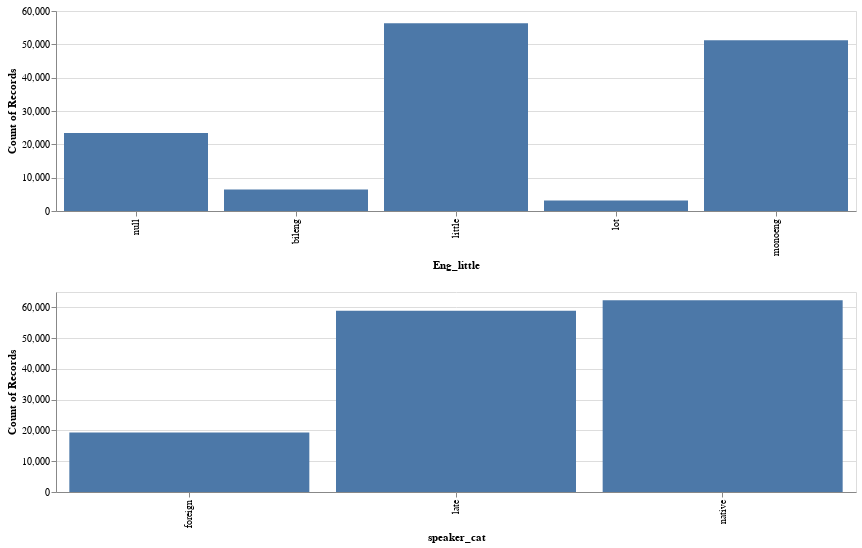

The code cell stored with this chart in its notebook:
### Code cell
alt.Chart(train_df).mark_bar().encode(
    x=alt.X(alt.repeat()),
    y="count()",
).properties(
    height=200, width=800
).repeat(categorical_feats, columns=1)

### Figure 1 — Vega specification as saved in the notebook (floating-point values rounded to 4 significant figures)
{"$schema": "https://vega.github.io/schema/vega/v5.json", "data": [{"name": "source_0"}, {"name": "data_0", "values": [{"Eng_little": "little", "__count": 56360}, {"Eng_little": "monoeng", "__count": 51251}, {"Eng_little": "bileng", "__count": 6436}, {"Eng_little": "lot", "__count": 3167}, {"Eng_little": null, "__count": 23380}]}, {"name": "data_1", "values": [{"__count": 58910, "speaker_cat": "late"}, {"__count": 62351, "speaker_cat": "native"}, {"__count": 19333, "speaker_cat": "foreign"}]}, {"name": "data_0_child__Eng_little_x_domain_Eng_little", "values": [{"Eng_little": "little"}, {"Eng_little": "monoeng"}, {"Eng_little": "bileng"}, {"Eng_little": "lot"}, {"Eng_little": null}]}, {"name": "data_0_child__Eng_little_y_domain___count", "values": [{"min": 3167, "max": 56360}]}, {"name": "data_1_child__speaker_cat_x_domain_speaker_cat", "values": [{"speaker_cat": "late"}, {"speaker_cat": "native"}, {"speaker_cat": "foreign"}]}, {"name": "data_1_child__speaker_cat_y_domain___count", "values": [{"min": 19333, "max": 62351}]}], "signals": [{"name": "childHeight", "value": 200}], "marks": [{"type": "group", "name": "child__Eng_little_group", "encode": {"update": {"height": {"signal": "childHeight"}, "width": {"signal": "width"}}}, "marks": [{"type": "rect", "name": "child__Eng_little_marks", "from": {"data": "data_0"}, "encode": {"update": {"ariaRoleDescription": {"value": "bar"}, "y": {"field": "__count", "scale": "child__Eng_little_y"}, "x": {"field": "Eng_little", "scale": "child__Eng_little_x"}, "width": {"signal": "max(0.25, bandwidth('child__Eng_little_x'))"}, "y2": {"value": 0, "scale": "child__Eng_little_y"}, "fill": {"value": "#4c78a8"}, "description": {"signal": "\"Eng_little: \" + (isValid(datum[\"Eng_little\"]) ? datum[\"Eng_little\"] : \"\"+datum[\"Eng_little\"]) + \"; Count of Records: \" + (format(datum[\"__count\"], \"\"))"}}}, "style": ["bar"]}], "axes": [{"scale": "child__Eng_little_y", "grid": true, "minExtent": 0, "aria": false, "zindex": 0, "maxExtent": 0, "labels": false, "domain": false, "orient": "left", "tickCount": {"signal": "ceil(childHeight/40)"}, "ticks": false, "gridScale": "child__Eng_little_x"}, {"scale": "child__Eng_little_x", "title": "Eng_little", "orient": "bottom", "grid": false, "labelBaseline": "middle", "zindex": 0, "labelAlign": "right", "labelAngle": 270}, {"scale": "child__Eng_little_y", "grid": false, "orient": "left", "tickCount": {"signal": "ceil(childHeight/40)"}, "zindex": 0, "labelOverlap": true, "title": "Count of Records"}], "style": "cell"}, {"type": "group", "name": "child__speaker_cat_group", "encode": {"update": {"width": {"signal": "width"}, "height": {"signal": "childHeight"}}}, "marks": [{"type": "rect", "name": "child__speaker_cat_marks", "from": {"data": "data_1"}, "encode": {"update": {"x": {"field": "speaker_cat", "scale": "child__speaker_cat_x"}, "ariaRoleDescription": {"value": "bar"}, "y": {"field": "__count", "scale": "child__speaker_cat_y"}, "width": {"signal": "max(0.25, bandwidth('child__speaker_cat_x'))"}, "y2": {"value": 0, "scale": "child__speaker_cat_y"}, "description": {"signal": "\"speaker_cat: \" + (isValid(datum[\"speaker_cat\"]) ? datum[\"speaker_cat\"] : \"\"+datum[\"speaker_cat\"]) + \"; Count of Records: \" + (format(datum[\"__count\"], \"\"))"}, "fill": {"value": "#4c78a8"}}}, "style": ["bar"]}], "axes": [{"scale": "child__speaker_cat_y", "ticks": false, "labels": false, "aria": false, "tickCount": {"signal": "ceil(childHeight/40)"}, "domain": false, "grid": true, "zindex": 0, "minExtent": 0, "gridScale": "child__speaker_cat_x", "orient": "left", "maxExtent": 0}, {"scale": "child__speaker_cat_x", "grid": false, "labelBaseline": "middle", "labelAlign": "right", "title": "speaker_cat", "zindex": 0, "orient": "bottom", "labelAngle": 270}, {"scale": "child__speaker_cat_y", "title": "Count of Records", "labelOverlap": true, "tickCount": {"signal": "ceil(childHeight/40)"}, "zindex": 0, "orient": "left", "grid": false}], "style": "cell"}], "scales": [{"name": "child__Eng_little_x", "type": "band", "domain": {"data": "data_0_child__Eng_little_x_domain_Eng_little", "field": "Eng_little", "sort": true}, "range": [0, {"signal": "width"}], "paddingInner": 0.1, "paddingOuter": 0.05}, {"name": "child__Eng_little_y", "type": "linear", "domain": [{"signal": "(data(\"data_0_child__Eng_little_y_domain___count\")[0] || {}).min"}, {"signal": "(data(\"data_0_child__Eng_little_y_domain___count\")[0] || {}).max"}], "range": [{"signal": "childHeight"}, 0], "nice": true, "zero": true}, {"name": "child__speaker_cat_x", "type": "band", "domain": {"data": "data_1_child__speaker_cat_x_domain_speaker_cat", "field": "speaker_cat", "sort": true}, "range": [0, {"signal": "width"}], "paddingInner": 0.1, "paddingOuter": 0.05}, {"name": "child__speaker_cat_y", "type": "linear", "domain": [{"signal": "(data(\"data_1_child__speaker_cat_y_domain___count\")[0] || {}).min"}, {"signal": "(data(\"data_1_child__speaker_cat_y_domain___count\")[0] || {}).max"}], "range": [{"signal": "childHeight"}, 0], "zero": true, "nice": true}], "padding": 5, "background": "white", "layout": {"padding": 20, "columns": 1, "bounds": "full", "align": "all"}, "width": 800}
